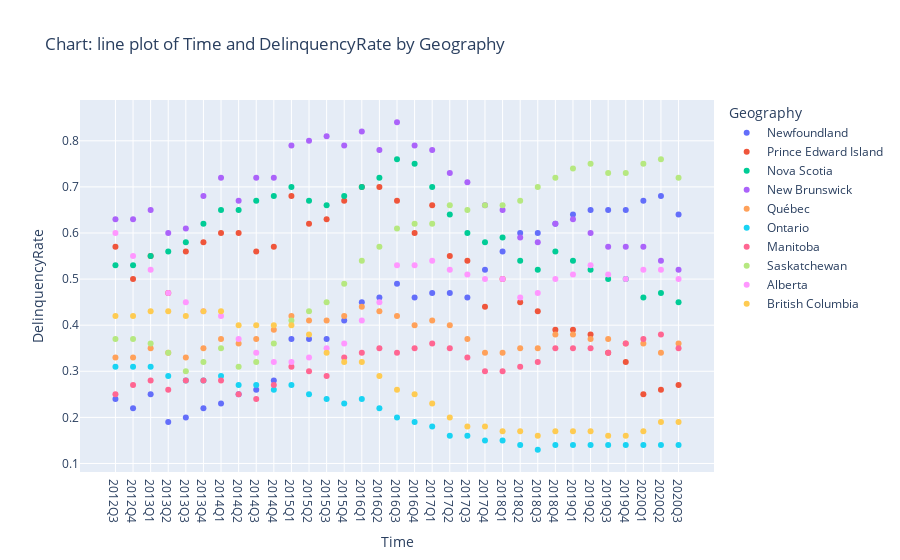

Notebook code cell kept with this figure:
### Markdown cell above
We can then use the dictionary to try different kinds of plots.

### Code cell
plot_dict['scatter'](data_pop_del_mort_df, 
        x = "Time",
        y="DelinquencyRate",
       color="Geography",
       title = "Chart: line plot of Time and DelinquencyRate by Geography")

### Figure 1 — Plotly figure (JSON) as saved in the notebook; plotly's stock layout.template omitted (floating-point values rounded to 4 significant figures)
{"data": [{"hovertemplate": "Geography=Newfoundland<br>Time=%{x}<br>DelinquencyRate=%{y}<extra></extra>", "legendgroup": "Newfoundland", "marker": {"color": "#636efa", "symbol": "circle"}, "mode": "markers", "name": "Newfoundland", "orientation": "v", "showlegend": true, "type": "scatter", "x": ["2012Q3", "2012Q4", "2013Q1", "2013Q2", "2013Q3", "2013Q4", "2014Q1", "2014Q2", "2014Q3", "2014Q4", "2015Q1", "2015Q2", "2015Q3", "2015Q4", "2016Q1", "2016Q2", "2016Q3", "2016Q4", "2017Q1", "2017Q2", "2017Q3", "2017Q4", "2018Q1", "2018Q2", "2018Q3", "2018Q4", "2019Q1", "2019Q2", "2019Q3", "2019Q4", "2020Q1", "2020Q2", "2020Q3"], "xaxis": "x", "y": [0.24, 0.22, 0.25, 0.19, 0.2, 0.22, 0.23, 0.25, 0.26, 0.28, 0.37, 0.37, 0.37, 0.41, 0.45, 0.46, 0.49, 0.46, 0.47, 0.47, 0.46, 0.52, 0.56, 0.6, 0.6, 0.62, 0.64, 0.65, 0.65, 0.65, 0.67, 0.68, 0.64], "yaxis": "y"}, {"hovertemplate": "Geography=Prince Edward Island<br>Time=%{x}<br>DelinquencyRate=%{y}<extra></extra>", "legendgroup": "Prince Edward Island", "marker": {"color": "#EF553B", "symbol": "circle"}, "mode": "markers", "name": "Prince Edward Island", "orientation": "v", "showlegend": true, "type": "scatter", "x": ["2012Q3", "2012Q4", "2013Q1", "2013Q2", "2013Q3", "2013Q4", "2014Q1", "2014Q2", "2014Q3", "2014Q4", "2015Q1", "2015Q2", "2015Q3", "2015Q4", "2016Q1", "2016Q2", "2016Q3", "2016Q4", "2017Q1", "2017Q2", "2017Q3", "2017Q4", "2018Q1", "2018Q2", "2018Q3", "2018Q4", "2019Q1", "2019Q2", "2019Q3", "2019Q4", "2020Q1", "2020Q2", "2020Q3"], "xaxis": "x", "y": [0.57, 0.5, 0.55, 0.47, 0.56, 0.58, 0.6, 0.6, 0.56, 0.57, 0.68, 0.62, 0.63, 0.67, 0.7, 0.7, 0.67, 0.6, 0.66, 0.55, 0.54, 0.44, 0.5, 0.45, 0.43, 0.39, 0.39, 0.38, 0.34, 0.32, 0.25, 0.26, 0.27], "yaxis": "y"}, {"hovertemplate": "Geography=Nova Scotia<br>Time=%{x}<br>DelinquencyRate=%{y}<extra></extra>", "legendgroup": "Nova Scotia", "marker": {"color": "#00cc96", "symbol": "circle"}, "mode": "markers", "name": "Nova Scotia", "orientation": "v", "showlegend": true, "type": "scatter", "x": ["2012Q3", "2012Q4", "2013Q1", "2013Q2", "2013Q3", "2013Q4", "2014Q1", "2014Q2", "2014Q3", "2014Q4", "2015Q1", "2015Q2", "2015Q3", "2015Q4", "2016Q1", "2016Q2", "2016Q3", "2016Q4", "2017Q1", "2017Q2", "2017Q3", "2017Q4", "2018Q1", "2018Q2", "2018Q3", "2018Q4", "2019Q1", "2019Q2", "2019Q3", "2019Q4", "2020Q1", "2020Q2", "2020Q3"], "xaxis": "x", "y": [0.53, 0.53, 0.55, 0.56, 0.58, 0.62, 0.65, 0.65, 0.67, 0.68, 0.7, 0.67, 0.66, 0.68, 0.7, 0.72, 0.76, 0.75, 0.7, 0.64, 0.6, 0.58, 0.59, 0.54, 0.52, 0.56, 0.54, 0.52, 0.5, 0.5, 0.46, 0.47, 0.45], "yaxis": "y"}, {"hovertemplate": "Geography=New Brunswick<br>Time=%{x}<br>DelinquencyRate=%{y}<extra></extra>", "legendgroup": "New Brunswick", "marker": {"color": "#ab63fa", "symbol": "circle"}, "mode": "markers", "name": "New Brunswick", "orientation": "v", "showlegend": true, "type": "scatter", "x": ["2012Q3", "2012Q4", "2013Q1", "2013Q2", "2013Q3", "2013Q4", "2014Q1", "2014Q2", "2014Q3", "2014Q4", "2015Q1", "2015Q2", "2015Q3", "2015Q4", "2016Q1", "2016Q2", "2016Q3", "2016Q4", "2017Q1", "2017Q2", "2017Q3", "2017Q4", "2018Q1", "2018Q2", "2018Q3", "2018Q4", "2019Q1", "2019Q2", "2019Q3", "2019Q4", "2020Q1", "2020Q2", "2020Q3"], "xaxis": "x", "y": [0.63, 0.63, 0.65, 0.6, 0.61, 0.68, 0.72, 0.67, 0.72, 0.72, 0.79, 0.8, 0.81, 0.79, 0.82, 0.78, 0.84, 0.79, 0.78, 0.73, 0.71, 0.66, 0.65, 0.59, 0.58, 0.62, 0.63, 0.6, 0.57, 0.57, 0.57, 0.54, 0.52], "yaxis": "y"}, {"hovertemplate": "Geography=Québec<br>Time=%{x}<br>DelinquencyRate=%{y}<extra></extra>", "legendgroup": "Québec", "marker": {"color": "#FFA15A", "symbol": "circle"}, "mode": "markers", "name": "Québec", "orientation": "v", "showlegend": true, "type": "scatter", "x": ["2012Q3", "2012Q4", "2013Q1", "2013Q2", "2013Q3", "2013Q4", "2014Q1", "2014Q2", "2014Q3", "2014Q4", "2015Q1", "2015Q2", "2015Q3", "2015Q4", "2016Q1", "2016Q2", "2016Q3", "2016Q4", "2017Q1", "2017Q2", "2017Q3", "2017Q4", "2018Q1", "2018Q2", "2018Q3", "2018Q4", "2019Q1", "2019Q2", "2019Q3", "2019Q4", "2020Q1", "2020Q2", "2020Q3"], "xaxis": "x", "y": [0.33, 0.33, 0.35, 0.34, 0.33, 0.35, 0.37, 0.36, 0.37, 0.39, 0.42, 0.41, 0.41, 0.42, 0.44, 0.43, 0.42, 0.4, 0.41, 0.4, 0.37, 0.34, 0.34, 0.35, 0.35, 0.38, 0.38, 0.37, 0.37, 0.36, 0.36, 0.34, 0.36], "yaxis": "y"}, {"hovertemplate": "Geography=Ontario<br>Time=%{x}<br>DelinquencyRate=%{y}<extra></extra>", "legendgroup": "Ontario", "marker": {"color": "#19d3f3", "symbol": "circle"}, "mode": "markers", "name": "Ontario", "orientation": "v", "showlegend": true, "type": "scatter", "x": ["2012Q3", "2012Q4", "2013Q1", "2013Q2", "2013Q3", "2013Q4", "2014Q1", "2014Q2", "2014Q3", "2014Q4", "2015Q1", "2015Q2", "2015Q3", "2015Q4", "2016Q1", "2016Q2", "2016Q3", "2016Q4", "2017Q1", "2017Q2", "2017Q3", "2017Q4", "2018Q1", "2018Q2", "2018Q3", "2018Q4", "2019Q1", "2019Q2", "2019Q3", "2019Q4", "2020Q1", "2020Q2", "2020Q3"], "xaxis": "x", "y": [0.31, 0.31, 0.31, 0.29, 0.28, 0.28, 0.29, 0.27, 0.27, 0.26, 0.27, 0.25, 0.24, 0.23, 0.24, 0.22, 0.2, 0.19, 0.18, 0.16, 0.16, 0.15, 0.15, 0.14, 0.13, 0.14, 0.14, 0.14, 0.14, 0.14, 0.14, 0.14, 0.14], "yaxis": "y"}, {"hovertemplate": "Geography=Manitoba<br>Time=%{x}<br>DelinquencyRate=%{y}<extra></extra>", "legendgroup": "Manitoba", "marker": {"color": "#FF6692", "symbol": "circle"}, "mode": "markers", "name": "Manitoba", "orientation": "v", "showlegend": true, "type": "scatter", "x": ["2012Q3", "2012Q4", "2013Q1", "2013Q2", "2013Q3", "2013Q4", "2014Q1", "2014Q2", "2014Q3", "2014Q4", "2015Q1", "2015Q2", "2015Q3", "2015Q4", "2016Q1", "2016Q2", "2016Q3", "2016Q4", "2017Q1", "2017Q2", "2017Q3", "2017Q4", "2018Q1", "2018Q2", "2018Q3", "2018Q4", "2019Q1", "2019Q2", "2019Q3", "2019Q4", "2020Q1", "2020Q2", "2020Q3"], "xaxis": "x", "y": [0.25, 0.27, 0.28, 0.26, 0.28, 0.28, 0.28, 0.25, 0.24, 0.27, 0.31, 0.3, 0.29, 0.33, 0.34, 0.35, 0.34, 0.35, 0.36, 0.35, 0.33, 0.3, 0.3, 0.31, 0.32, 0.35, 0.35, 0.35, 0.34, 0.36, 0.37, 0.38, 0.35], "yaxis": "y"}, {"hovertemplate": "Geography=Saskatchewan<br>Time=%{x}<br>DelinquencyRate=%{y}<extra></extra>", "legendgroup": "Saskatchewan", "marker": {"color": "#B6E880", "symbol": "circle"}, "mode": "markers", "name": "Saskatchewan", "orientation": "v", "showlegend": true, "type": "scatter", "x": ["2012Q3", "2012Q4", "2013Q1", "2013Q2", "2013Q3", "2013Q4", "2014Q1", "2014Q2", "2014Q3", "2014Q4", "2015Q1", "2015Q2", "2015Q3", "2015Q4", "2016Q1", "2016Q2", "2016Q3", "2016Q4", "2017Q1", "2017Q2", "2017Q3", "2017Q4", "2018Q1", "2018Q2", "2018Q3", "2018Q4", "2019Q1", "2019Q2", "2019Q3", "2019Q4", "2020Q1", "2020Q2", "2020Q3"], "xaxis": "x", "y": [0.37, 0.37, 0.36, 0.34, 0.3, 0.32, 0.35, 0.31, 0.32, 0.36, 0.41, 0.43, 0.45, 0.49, 0.54, 0.57, 0.61, 0.62, 0.62, 0.66, 0.65, 0.66, 0.66, 0.67, 0.7, 0.72, 0.74, 0.75, 0.73, 0.73, 0.75, 0.76, 0.72], "yaxis": "y"}, {"hovertemplate": "Geography=Alberta<br>Time=%{x}<br>DelinquencyRate=%{y}<extra></extra>", "legendgroup": "Alberta", "marker": {"color": "#FF97FF", "symbol": "circle"}, "mode": "markers", "name": "Alberta", "orientation": "v", "showlegend": true, "type": "scatter", "x": ["2012Q3", "2012Q4", "2013Q1", "2013Q2", "2013Q3", "2013Q4", "2014Q1", "2014Q2", "2014Q3", "2014Q4", "2015Q1", "2015Q2", "2015Q3", "2015Q4", "2016Q1", "2016Q2", "2016Q3", "2016Q4", "2017Q1", "2017Q2", "2017Q3", "2017Q4", "2018Q1", "2018Q2", "2018Q3", "2018Q4", "2019Q1", "2019Q2", "2019Q3", "2019Q4", "2020Q1", "2020Q2", "2020Q3"], "xaxis": "x", "y": [0.6, 0.55, 0.52, 0.47, 0.45, 0.43, 0.42, 0.37, 0.34, 0.32, 0.32, 0.33, 0.35, 0.36, 0.41, 0.45, 0.53, 0.53, 0.54, 0.52, 0.51, 0.5, 0.5, 0.46, 0.47, 0.5, 0.51, 0.53, 0.51, 0.5, 0.52, 0.52, 0.5], "yaxis": "y"}, {"hovertemplate": "Geography=British Columbia<br>Time=%{x}<br>DelinquencyRate=%{y}<extra></extra>", "legendgroup": "British Columbia", "marker": {"color": "#FECB52", "symbol": "circle"}, "mode": "markers", "name": "British Columbia", "orientation": "v", "showlegend": true, "type": "scatter", "x": ["2012Q3", "2012Q4", "2013Q1", "2013Q2", "2013Q3", "2013Q4", "2014Q1", "2014Q2", "2014Q3", "2014Q4", "2015Q1", "2015Q2", "2015Q3", "2015Q4", "2016Q1", "2016Q2", "2016Q3", "2016Q4", "2017Q1", "2017Q2", "2017Q3", "2017Q4", "2018Q1", "2018Q2", "2018Q3", "2018Q4", "2019Q1", "2019Q2", "2019Q3", "2019Q4", "2020Q1", "2020Q2", "2020Q3"], "xaxis": "x", "y": [0.42, 0.42, 0.43, 0.43, 0.42, 0.43, 0.43, 0.4, 0.4, 0.4, 0.4, 0.38, 0.34, 0.32, 0.32, 0.29, 0.26, 0.25, 0.23, 0.2, 0.18, 0.18, 0.17, 0.17, 0.16, 0.17, 0.17, 0.17, 0.16, 0.16, 0.17, 0.19, 0.19], "yaxis": "y"}], "layout": {"legend": {"title": {"text": "Geography"}, "tracegroupgap": 0}, "title": {"text": "Chart: line plot of Time and DelinquencyRate by Geography"}, "xaxis": {"anchor": "y", "domain": [0, 1], "title": {"text": "Time"}}, "yaxis": {"anchor": "x", "domain": [0, 1], "title": {"text": "DelinquencyRate"}}}}
